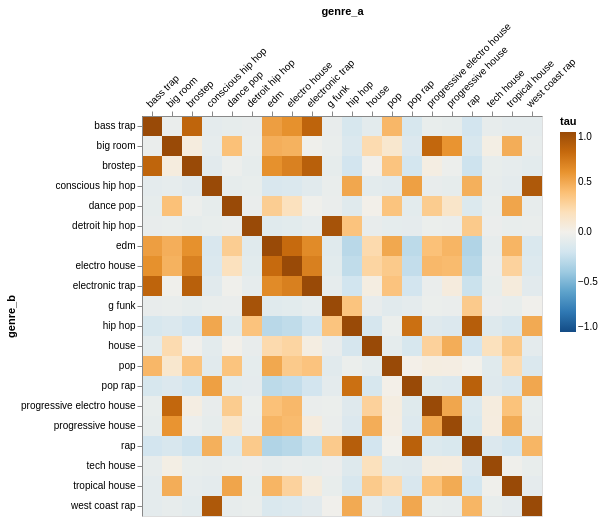

Source (Vega-Lite JSON):
### Vega-Lite specification from a JSON file in a GitHub repository (floating-point values rounded to 4 significant figures; data arrays with more than 128 entries replaced by an {"elided": "..."} marker saying what was removed)
{"config": {"view": {"continuousWidth": 400, "continuousHeight": 300}}, "data": {"name": "data-271f6a4f4b2df6be8d8593d3f5e08381"}, "mark": "rect", "encoding": {"color": {"type": "quantitative", "field": "tau", "scale": {"domain": [-1, 1], "scheme": "blueorange"}}, "tooltip": [{"type": "quantitative", "field": "tau"}, {"type": "nominal", "field": "genre_a"}, {"type": "nominal", "field": "genre_b"}], "x": {"type": "nominal", "axis": {"labelAngle": -45, "orient": "top"}, "field": "genre_a"}, "y": {"type": "nominal", "field": "genre_b"}}, "$schema": "https://vega.github.io/schema/vega-lite/v4.8.1.json", "datasets": {"data-271f6a4f4b2df6be8d8593d3f5e08381": {"elided": "400 records"}}}
